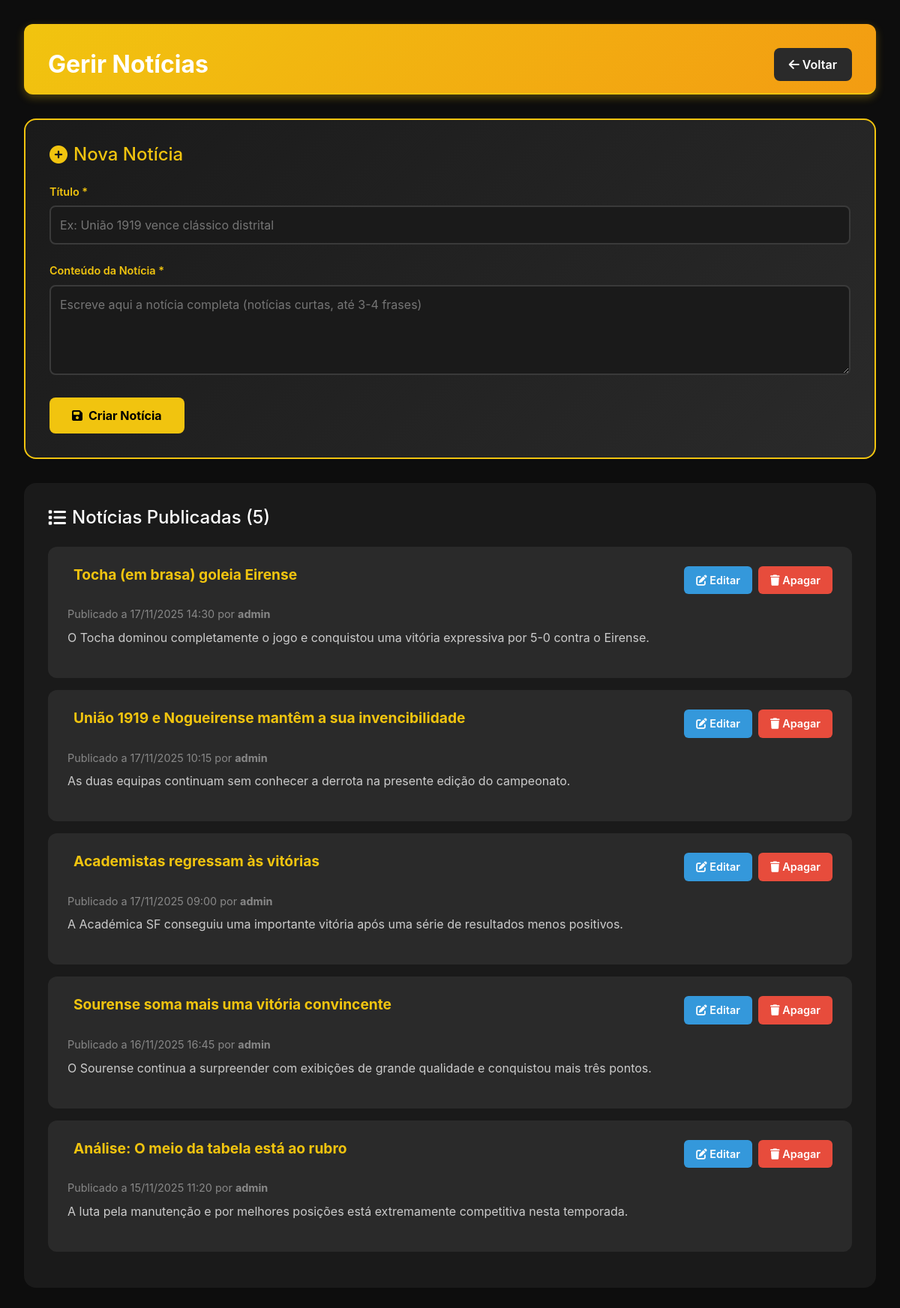
Screenshot of /admin/admin-noticias.php (signed in) with the database file from the repository.
### tables this page shows
CREATE TABLE noticias (
    id INT AUTO_INCREMENT PRIMARY KEY,
    titulo VARCHAR(255) NOT NULL,
    resumo TEXT NOT NULL,
    conteudo TEXT NOT NULL,
    categoria VARCHAR(50) DEFAULT 'fire',
    imagem VARCHAR(255) DEFAULT NULL,
    autor_id INT NOT NULL,
    data_publicacao DATETIME DEFAULT CURRENT_TIMESTAMP,
    created_at TIMESTAMP DEFAULT CURRENT_TIMESTAMP,
    updated_at TIMESTAMP DEFAULT CURRENT_TIMESTAMP ON UPDATE CURRENT_TIMESTAMP,
    FOREIGN KEY (autor_id) REFERENCES utilizadores(id) ON DELETE CASCADE,
    INDEX idx_data_publicacao (data_publicacao DESC),
    INDEX idx_autor (autor_id),
    INDEX idx_categoria (categoria)
);

CREATE TABLE utilizadores (
    id INT AUTO_INCREMENT PRIMARY KEY,
    username VARCHAR(50) NOT NULL UNIQUE,
    password VARCHAR(255) NOT NULL,
    email VARCHAR(100),
    clube_favorito_id INT,
    is_admin TINYINT(1) DEFAULT 0,  
    is_jornalista TINYINT(1) DEFAULT 0,
    created_at TIMESTAMP DEFAULT CURRENT_TIMESTAMP,  
    last_login TIMESTAMP NULL,  
    FOREIGN KEY (clube_favorito_id) REFERENCES clubes(id) ON DELETE SET NULL,  
    INDEX idx_username (username)
);

### includes/config.php (called while the page is built, shortened)
<?php
try {
    $pdo = new PDO(
        "mysql:host=" . DB_HOST . ";dbname=" . DB_NAME . ";charset=utf8mb4",
        DB_USER,
        DB_PASS,
        [
            PDO::ATTR_ERRMODE => PDO::ERRMODE_EXCEPTION,
            PDO::ATTR_DEFAULT_FETCH_MODE => PDO::FETCH_ASSOC,
            PDO::ATTR_EMULATE_PREPARES => false
        ]
    );
    $pdo->exec("SET NAMES utf8mb4");
    $pdo->exec("SET CHARACTER SET utf8mb4");
} catch (PDOException $e) {
    die("Erro na conexão com a base de dados: " . $e->getMessage());
}
function isLoggedIn() {
    return isset($_SESSION['user_id']);
}
function getLoggedUser() {
    global $pdo;
    try {
        $stmt = $pdo->prepare("
            SELECT u.*, c.nome as clube_favorito_nome, c.codigo as clube_favorito_codigo, c.logo as clube_favorito_logo
            FROM utilizadores u
            LEFT JOIN clubes c ON u.clube_favorito_id = c.id
            WHERE u.id = ?
        ");
        $stmt->execute([$_SESSION['user_id']]);
        return $stmt->fetch();
    } catch (PDOException $e) {
        return null;
    }
}
function isAdmin() {
    $user = getLoggedUser();
    return $user && $user['is_admin'] == 1;
}
function getNoticias($limit = null) {
    global $pdo;
    try {
        $sql = "
            SELECT n.*, u.username as autor_nome
            FROM noticias n
            INNER JOIN utilizadores u ON n.autor_id = u.id
            ORDER BY n.data_publicacao DESC
        ";
        $stmt = $pdo->query($sql);
        return $stmt->fetchAll();
    } catch (PDOException $e) {
        return [];
    }
}
?>

### admin/admin-noticias.php (the view, shortened to what this page needs)
<?php
require_once __DIR__ . '/../includes/config.php';
$noticias = getNoticias();
include __DIR__ . '/../includes/header.php';
?>
<link rel="stylesheet" href="/vivedistrital/css/comum.css">
<link rel="stylesheet" href="/vivedistrital/css/admin.css">
<link rel="stylesheet" href="/vivedistrital/css/admin-noticias.css">
<div class="admin-container">
  <div class="admin-header">
    <h1 style="color: #fff;">Gerir Notícias</h1>
    <a href="<?php echo isAdmin() ? '/vivedistrital/admin/admin.php' : '/vivedistrital/noticias.php'; ?>" class="btn-voltar">
      <i class="fas fa-arrow-left"></i> Voltar
    </a>
  </div>
  <div class="nova-noticia-card">
    <h2><i class="fas fa-plus-circle"></i> Nova Notícia</h2>
    <form method="POST" action="/vivedistrital/admin/admin-noticias-editar.php">
      <div class="form-group">
        <label for="titulo">Título *</label>
        <input type="text" id="titulo" name="titulo" required maxlength="255" placeholder="Ex: União 1919 vence clássico distrital">
      </div>
      <div class="form-group">
        <label for="resumo">Conteúdo da Notícia *</label>
        <textarea id="resumo" name="resumo" required placeholder="Escreve aqui a notícia completa (notícias curtas, até 3-4 frases)"></textarea>
      </div>
      <button type="submit" class="btn-criar">
        <i class="fas fa-save"></i> Criar Notícia
      </button>
    </form>
  </div>
  <div class="noticias-list">
    <h2><i class="fas fa-list"></i> Notícias Publicadas (<?php echo count($noticias);  ?>)</h2>
    <?php if (empty($noticias)): ?>
      <p style="color: #888; text-align: center; padding: 2rem;">Ainda não há notícias publicadas.</p>
    <?php else: ?>
      <?php foreach ($noticias as $noticia):
        $data_formatada = date('d/m/Y H:i', strtotime($noticia['data_publicacao']));
      ?>
        <div class="noticia-item" id="noticia-<?php echo $noticia['id']; ?>">
          <div class="noticia-header">
            <h3 class="noticia-titulo">
              <?php echo htmlspecialchars($noticia['titulo']); ?>
            </h3>
            <div class="noticia-actions">
              <button class="btn-editar" onclick="toggleEdit(<?php echo $noticia['id']; ?>)">
                <i class="fas fa-edit"></i> Editar
              </button>
              <form method="POST" action="/vivedistrital/admin/admin-noticias-editar.php" style="display: inline;" onsubmit="return confirm('Tens a certeza que queres apagar esta notícia?');">
                <button type="submit" class="btn-apagar">
                  <i class="fas fa-trash"></i> Apagar
                </button>
              </form>
            </div>
          </div>
          <div class="noticia-meta">
            Publicado a <?php echo $data_formatada; ?> por <strong><?php echo htmlspecialchars($noticia['autor_nome']); ?></strong>
          </div>
          <div class="noticia-resumo">
            <?php echo htmlspecialchars($noticia['resumo']); ?>
          </div>
        </div>
      <?php endforeach; ?>
    <?php endif; ?>
  </div>
</div>
<?php include __DIR__ . '/../includes/footer.php'; ?>

### css/comum.css (style rules this page uses)
:root { --bs-body-bg: #0D0D0D; --bs-body-color: #FFFFFF; --bs-tertiary-bg: #1A1A1A; --primary-accent: #f1c40f; --sidebar-bg: #151515; }
body { background-color: var(--bs-body-bg); color: var(--bs-body-color); }

### css/admin.css (style rules this page uses)
.admin-container { max-width: 1400px; margin: 40px auto; padding: 0 20px; }
.admin-header { background: linear-gradient(135deg, #f1c40f 0%, #f39c12 100%); color: #000; padding: 2rem; border-radius: 12px; margin-bottom: 2rem; box-shadow: 0 4px 12px rgba(241, 196, 15, 0.3); }
.admin-header h1 { margin: 0; font-size: 2rem; font-weight: 700; color: #000; }
.form-group { margin-bottom: 1rem; }
.form-group label { display: block; color: #f1c40f; font-weight: 600; margin-bottom: 5px; font-size: 0.9rem; }
.btn-voltar { background: #2a2a2a; color: #fff; padding: 10px 20px; border-radius: 8px; text-decoration: none; font-weight: 600; transition: all 0.3s ease; border: none; display: inline-block; }

### css/admin-noticias.css (style rules this page uses)
body { background: #0D0D0D; color: #fff; font-family: 'Inter', -apple-system, BlinkMacSystemFont, sans-serif; }
.admin-container { max-width: 1400px; margin: 0 auto; padding: 2rem; }
.admin-header { display: flex; justify-content: space-between; align-items: center; margin-bottom: 2rem; padding-bottom: 1rem; border-bottom: 2px solid #f1c40f; }
.admin-header h1 { color: #f1c40f; font-size: 2rem; font-weight: 700; margin: 0; }
.btn-voltar { background: #2a2a2a; color: #fff; padding: 10px 20px; border-radius: 8px; text-decoration: none; font-weight: 600; transition: all 0.3s ease; border: none; }
.nova-noticia-card { background: linear-gradient(135deg, #1a1a1a 0%, #2a2a2a 100%); border-radius: 16px; padding: 2rem; margin-bottom: 2rem; border: 2px solid #f1c40f; }
.nova-noticia-card h2 { color: #f1c40f; font-size: 1.5rem; margin-bottom: 1.5rem; display: flex; align-items: center; gap: 0.5rem; }
.form-group { margin-bottom: 1.5rem; }
.form-group label { display: block; color: #f1c40f; font-weight: 600; margin-bottom: 0.5rem; }
.form-group input, .form-group textarea, .form-group select { width: 100%; padding: 12px; background: #1a1a1a; border: 2px solid #3a3a3a; border-radius: 8px; color: #fff; font-size: 1rem; transition: all 0.3s ease; }
.form-group textarea { min-height: 120px; resize: vertical; font-family: inherit; }
.btn-criar { background: #f1c40f; color: #000; padding: 12px 30px; border-radius: 8px; border: none; font-weight: 700; font-size: 1rem; cursor: pointer; transition: all 0.3s ease; display: inline-flex; align-items: center; gap: 0.5rem; }
.noticias-list { background: #1a1a1a; border-radius: 16px; padding: 2rem; }
.noticias-list h2 { color: #fff; font-size: 1.5rem; margin-bottom: 1.5rem; display: flex; align-items: center; gap: 0.5rem; }
.noticia-item { background: #2a2a2a; border-radius: 12px; padding: 1.5rem; margin-bottom: 1rem; border: 2px solid transparent; transition: all 0.3s ease; }
.noticia-header { display: flex; justify-content: space-between; align-items: start; margin-bottom: 1rem; }
.noticia-titulo { color: #f1c40f; font-size: 1.2rem; font-weight: 700; margin: 0; display: flex; align-items: center; gap: 0.5rem; flex: 1; }
.noticia-actions { display: flex; gap: 0.5rem; }
.btn-editar, .btn-apagar { padding: 8px 16px; border-radius: 6px; border: none; font-weight: 600; cursor: pointer; transition: all 0.3s ease; font-size: 0.9rem; }
.btn-editar { background: #3498db; color: #fff; }
.btn-apagar { background: #e74c3c; color: #fff; }
.noticia-meta { color: #888; font-size: 0.9rem; margin-bottom: 0.5rem; }
.noticia-resumo { color: #ccc; margin-bottom: 1rem; line-height: 1.5; }

### rows the page displays
noticias: titulo "Tocha (em brasa) goleia Eirense", data_publicacao "17/11/2025 14:30", autor.username "admin", resumo "O Tocha dominou completamente o jogo e conquistou uma vitória expressiva por 5-0 contra o Eirense."
noticias: titulo "União 1919 e Nogueirense mantêm a sua invencibilidade", data_publicacao "17/11/2025 10:15", autor.username "admin", resumo "As duas equipas continuam sem conhecer a derrota na presente edição do campeonato."
noticias: titulo "Academistas regressam às vitórias", data_publicacao "17/11/2025 09:00", autor.username "admin", resumo "A Académica SF conseguiu uma importante vitória após uma série de resultados menos positivos."
noticias: titulo "Sourense soma mais uma vitória convincente", data_publicacao "16/11/2025 16:45", autor.username "admin", resumo "O Sourense continua a surpreender com exibições de grande qualidade e conquistou mais três pontos."
noticias: titulo "Análise: O meio da tabela está ao rubro", data_publicacao "15/11/2025 11:20", autor.username "admin", resumo "A luta pela manutenção e por melhores posições está extremamente competitiva nesta temporada."

### other values shown
count($noticias) "5"
